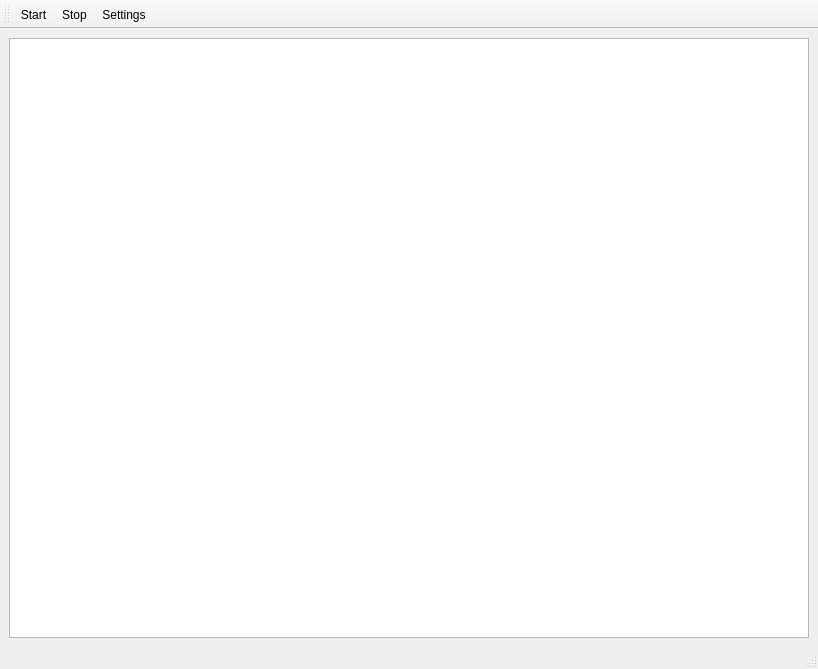
<?xml version="1.0" encoding="UTF-8"?>
<ui version="4.0">
 <class>MainWindow</class>
 <widget class="QMainWindow" name="MainWindow">
  <property name="geometry">
   <rect>
    <x>0</x>
    <y>0</y>
    <width>818</width>
    <height>669</height>
   </rect>
  </property>
  <property name="windowTitle">
   <string>MainWindow</string>
  </property>
  <widget class="QWidget" name="centralwidget">
   <layout class="QVBoxLayout" name="verticalLayout">
    <item>
     <widget class="QTableWidget" name="tableWidget"/>
    </item>
   </layout>
  </widget>
  <widget class="QMenuBar" name="menubar">
   <property name="geometry">
    <rect>
     <x>0</x>
     <y>0</y>
     <width>818</width>
     <height>21</height>
    </rect>
   </property>
  </widget>
  <widget class="QStatusBar" name="statusbar"/>
  <widget class="QToolBar" name="toolBar">
   <property name="windowTitle">
    <string>toolBar</string>
   </property>
   <property name="iconSize">
    <size>
     <width>48</width>
     <height>48</height>
    </size>
   </property>
   <attribute name="toolBarArea">
    <enum>TopToolBarArea</enum>
   </attribute>
   <attribute name="toolBarBreak">
    <bool>false</bool>
   </attribute>
   <addaction name="actionStart"/>
   <addaction name="actionStop"/>
   <addaction name="actionSettings"/>
  </widget>
  <action name="actionStart">
   <property name="icon">
    <iconset resource="resource.qrc">
     <normaloff>:/icons/icons/start.png</normaloff>:/icons/icons/start.png</iconset>
   </property>
   <property name="text">
    <string>Start</string>
   </property>
  </action>
  <action name="actionStop">
   <property name="icon">
    <iconset resource="resource.qrc">
     <normaloff>:/icons/icons/stop.png</normaloff>:/icons/icons/stop.png</iconset>
   </property>
   <property name="text">
    <string>Stop</string>
   </property>
  </action>
  <action name="actionSettings">
   <property name="icon">
    <iconset resource="resource.qrc">
     <normaloff>:/icons/icons/settings.png</normaloff>:/icons/icons/settings.png</iconset>
   </property>
   <property name="text">
    <string>Settings</string>
   </property>
  </action>
 </widget>
 <resources>
  <include location="resource.qrc"/>
 </resources>
 <connections/>
</ui>
